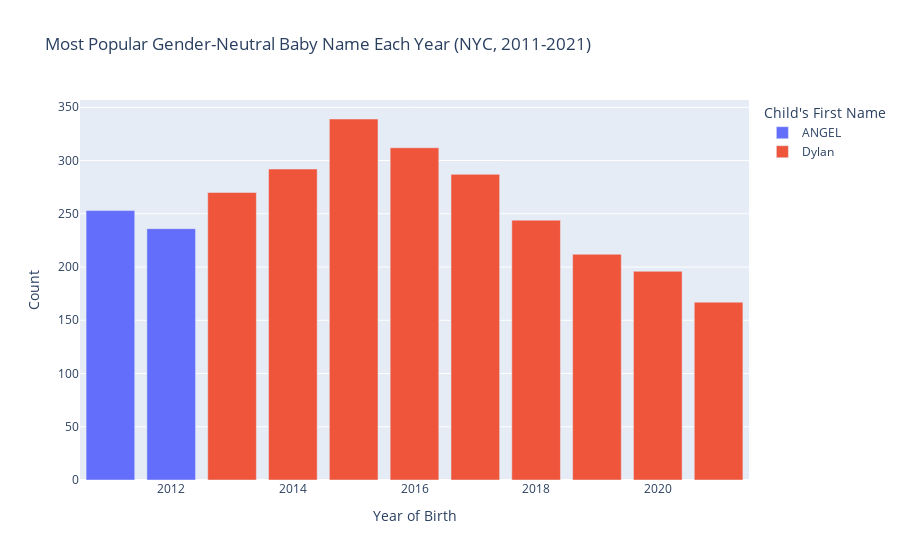

Here is the notebook cell this chart was saved with:
### Markdown cell above
This table identifies the most common gender-neutral baby name for each year by selecting the name with the highest count within each year. It helps us understand which specific names contributed most to the overall trend. After 2012, "Dylan" consistently appears as the most popular gender-neutral name.

### Code cell
fig = px.bar(
    yearly_top,
    x="Year of Birth",
    y="Count",
    hover_data=["Child's First Name"],
    color = "Child's First Name",
    title="Most Popular Gender-Neutral Baby Name Each Year (NYC, 2011-2021)",
)
fig.show()

### Figure 1 — Plotly figure (JSON) as saved in the notebook; plotly's stock layout.template omitted (floating-point values rounded to 4 significant figures)
{"data": [{"customdata": [["ANGEL"], ["ANGEL"]], "hovertemplate": "Child's First Name=%{customdata[0]}<br>Year of Birth=%{x}<br>Count=%{y}<extra></extra>", "legendgroup": "ANGEL", "marker": {"color": "#636efa", "pattern": {"shape": ""}}, "name": "ANGEL", "orientation": "v", "showlegend": true, "textposition": "auto", "type": "bar", "x": [2011, 2012], "xaxis": "x", "y": [253, 236], "yaxis": "y"}, {"customdata": [["Dylan"], ["Dylan"], ["Dylan"], ["Dylan"], ["Dylan"], ["Dylan"], ["Dylan"], ["Dylan"], ["Dylan"]], "hovertemplate": "Child's First Name=%{customdata[0]}<br>Year of Birth=%{x}<br>Count=%{y}<extra></extra>", "legendgroup": "Dylan", "marker": {"color": "#EF553B", "pattern": {"shape": ""}}, "name": "Dylan", "orientation": "v", "showlegend": true, "textposition": "auto", "type": "bar", "x": [2013, 2014, 2015, 2016, 2017, 2018, 2019, 2020, 2021], "xaxis": "x", "y": [270, 292, 339, 312, 287, 244, 212, 196, 167], "yaxis": "y"}], "layout": {"barmode": "relative", "legend": {"title": {"text": "Child's First Name"}, "tracegroupgap": 0}, "title": {"text": "Most Popular Gender-Neutral Baby Name Each Year (NYC, 2011-2021)"}, "xaxis": {"anchor": "y", "domain": [0, 1], "title": {"text": "Year of Birth"}}, "yaxis": {"anchor": "x", "domain": [0, 1], "title": {"text": "Count"}}}}
